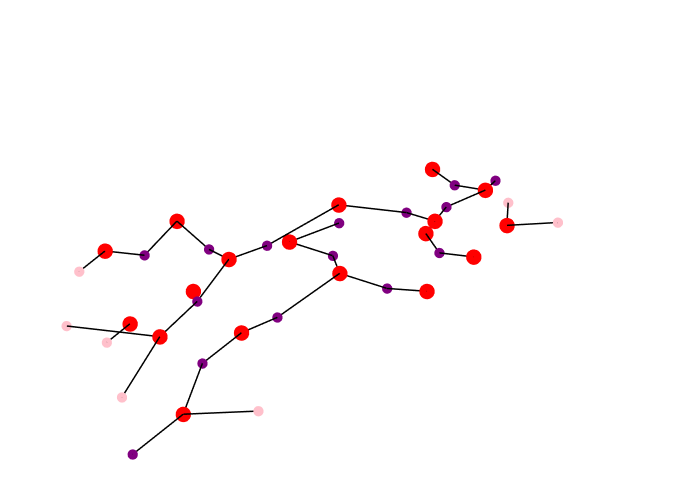

Write notebook code for a chart like this one.
### Markdown cell above
## 7. Show Fenestration Graph

### Code cell
Topology.Show(g_fen,
              vertexSizeKey="size",
              vertexColorKey="color",
              edgeWidthKey="width",
              edgeColorKey="color",
              backgroundColor="white",
              width=700,
              height=500,
              renderer=renderer)

### Figure 1 — Plotly figure (JSON) as saved in the notebook; plotly's stock layout.template omitted (floating-point values rounded to 4 significant figures)
{"data": [{"hoverinfo": "text", "hovertext": [], "legendgroup": "2", "legendrank": 2, "line": {"color": "#000000", "dash": "solid", "width": 3}, "marker": {"color": "#000000", "size": 0.75, "symbol": "circle"}, "mode": "markers+lines", "name": "1: Untitled Graph (Edges)", "showlegend": false, "text": [], "type": "scatter3d", "x": [16310, 13310, null, 14360.0, 13310, null, 7310, 8810, null, 8992.0, 8810, null, 14360.0, 13310, null, 10310, 13310, null, 14360.0, 13310, null, 7310, 8810, null, 8992.0, 8810, null, 10310, 8810, null, 7310, 8810, null, 10310, 8810, null, 15200.0, 13310, null, 10310, 13310, null, 5512.0, 6411.0, null, 14360.0, 14810, null, 17640.0, 17810, null, 7310, 6411.0, null, 5512.0, 6411.0, null, 17640.0, 17810, null, 22310, 20810, null, 22310, 20810, null, 16310, 14810, null, 15200.0, 14810, null, 18120.0, 17810, null, 7310, 5810, null, 7310, 5810, null, 4310, 5810, null, 16310, 17810, null, 4310, 5810, null, 19310, 17810, null, 18120.0, 17810, null, 4310, 5810, null, 7310, 5810, null], "y": [892.1, 740, null, -760, 740, null, 174.4, 740, null, -760, 740, null, -760, -2260, null, -2211.0, -2260, null, -3760, -2260, null, -2884.0, -2260, null, -760, -2260, null, -2084.0, -2260, null, -2211.0, -2260, null, -2211.0, -2260, null, -3760, -2260, null, -2084.0, -2260, null, 555.0, 740, null, -3760, -5260, null, -3760, -2861.0, null, 174.4, 740, null, 555.0, 740, null, -3760, -5260, null, -6518.0, -4962.0, null, -4098.0, -4962.0, null, -4670, -5260, null, -3760, -5260, null, -3760, -2861.0, null, -2211.0, -3760, null, -5221.0, -3760, null, -3558.0, -3760, null, -4670, -5260, null, -2044.0, -3760, null, -4813.0, -5260, null, -3760, -5260, null, -5062.0, -3760, null, -2884.0, -3760, null], "z": [1015, 1500, null, 1023.0, 1500, null, 4170.0, 4500, null, 4023.0, 4500, null, 1023.0, 1500, null, 1170.0, 1500, null, 1023.0, 1500, null, 4170.0, 4500, null, 4023.0, 4500, null, 4170.0, 4500, null, 1170.0, 1500, null, 1170.0, 1500, null, 4023.0, 4500, null, 4170.0, 4500, null, 1402.0, 1500, null, 1023.0, 1500, null, 1023.0, 1500, null, 4170.0, 4500, null, 4308.0, 4500, null, 1023.0, 1500, null, 1672.0, 1500, null, 1672.0, 1500, null, 4170.0, 4500, null, 4023.0, 4500, null, 4023.0, 4500, null, 1170.0, 1500, null, 1602.0, 1500, null, 1015, 1500, null, 4170.0, 4500, null, 4711.0, 4500, null, 4170.0, 4500, null, 4023.0, 4500, null, 4711.0, 4500, null, 4170.0, 4500, null]}, {"customdata": ["", "", "", "", "", "", "", "", "", "", "", "", "", "", "", "", "", "", "", "", "", "", "", "", "", "", "", "", "", "", "", "", "", "", "", "", "", "", "", ""], "hoverinfo": "text", "hovertemplate": ["Click ", "Click ", "Click ", "Click ", "Click ", "Click ", "Click ", "Click ", "Click ", "Click ", "Click ", "Click ", "Click ", "Click ", "Click ", "Click ", "Click ", "Click ", "Click ", "Click ", "Click ", "Click ", "Click ", "Click ", "Click ", "Click ", "Click ", "Click ", "Click ", "Click ", "Click ", "Click ", "Click ", "Click ", "Click ", "Click ", "Click ", "Click ", "Click ", "Click "], "hovertext": ["", "", "", "", "", "", "", "", "", "", "", "", "", "", "", "", "", "", "", "", "", "", "", "", "", "", "", "", "", "", "", "", "", "", "", "", "", "", "", ""], "legendgroup": "1", "legendrank": 1, "marker": {"color": ["#FF0000", "#FF0000", "#800080", "#FF0000", "#FF0000", "#800080", "#FF0000", "#FF0000", "#FF0000", "#FF0000", "#FF0000", "#FF0000", "#FF0000", "#FF0000", "#FF0000", "#FF0000", "#FF0000", "#FF0000", "#800080", "#FFC0CB", "#FFC0CB", "#FF0000", "#800080", "#800080", "#800080", "#FFC0CB", "#800080", "#FFC0CB", "#800080", "#800080", "#FFC0CB", "#800080", "#FFC0CB", "#800080", "#FFC0CB", "#FF0000", "#800080", "#800080", "#800080", "#800080"], "line": {"width": 0}, "opacity": 1, "size": [18, 18, 12, 18, 18, 12, 18, 18, 18, 18, 18, 18, 18, 18, 18, 18, 18, 18, 12, 12, 12, 18, 12, 12, 12, 12, 12, 12, 12, 12, 12, 12, 12, 12, 12, 18, 12, 12, 12, 12], "sizemode": "diameter", "symbol": "circle"}, "mode": "markers", "name": "1: Untitled Graph (Vertices)", "showlegend": false, "text": ["", "", "", "", "", "", "", "", "", "", "", "", "", "", "", "", "", "", "", "", "", "", "", "", "", "", "", "", "", "", "", "", "", "", "", "", "", "", "", ""], "type": "scatter3d", "x": [13310, 8810, 14360.0, 13310, 8810, 16310, 8810, 8810, 13310, 6411.0, 14810, 17810, 6411.0, 17810, 20810, 14810, 17810, 5810, 16310, 22310, 4310, 17810, 17640.0, 7310, 4310, 7310, 8992.0, 4310, 7310, 18120.0, 22310, 15200.0, 5512.0, 19310, 5512.0, 5810, 10310, 10310, 14360.0, 7310], "y": [740, 740, -760, -2260, 740, 892.1, -2260, -2260, -2260, 740, -5260, -2861.0, 740, -5260, -4962.0, -5260, -2861.0, -3760, -4670, -6518.0, -2044.0, -5260, -3760, -2211.0, -3558.0, -5221.0, -760, -5062.0, -2884.0, -3760, -4098.0, -3760, 555.0, -4813.0, 555.0, -3760, -2084.0, -2211.0, -3760, 174.4], "z": [1500, 4500, 1023.0, 1500, 1500, 1015, 4500, 1500, 4500, 1500, 1500, 1500, 4500, 1500, 1500, 4500, 4500, 1500, 4170.0, 1672.0, 4711.0, 4500, 1023.0, 1170.0, 1015, 1602.0, 4023.0, 4711.0, 4170.0, 4023.0, 1672.0, 4023.0, 4308.0, 4170.0, 1402.0, 4500, 4170.0, 1170.0, 1023.0, 4170.0]}], "layout": {"autosize": true, "height": 500, "margin": {"b": 40, "l": 40, "r": 40, "t": 40}, "paper_bgcolor": "#FFFFFF", "plot_bgcolor": "#FFFFFF", "scene": {"aspectmode": "data", "camera": {"center": {"x": 0, "y": 0, "z": 0}, "eye": {"x": -1.25, "y": -1.25, "z": 1.25}, "projection": {"type": "perspective"}, "up": {"x": 0, "y": 0, "z": 1}}, "xaxis": {"visible": false}, "yaxis": {"visible": false}, "zaxis": {"visible": false}}, "showlegend": true, "width": 700, "xaxis": {"showgrid": false, "visible": false, "zeroline": false}, "yaxis": {"showgrid": false, "visible": false, "zeroline": false}}}
